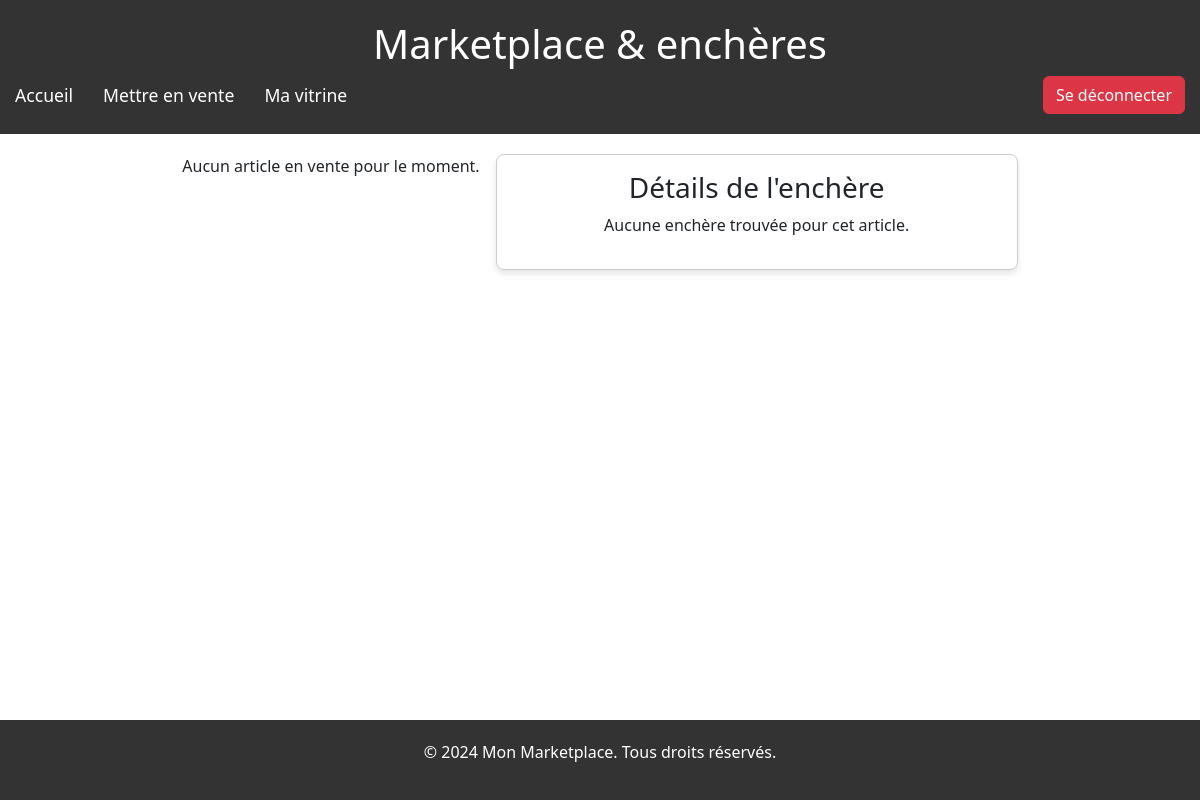
The page /enchere/16 (signed in) on the database as committed earlier.
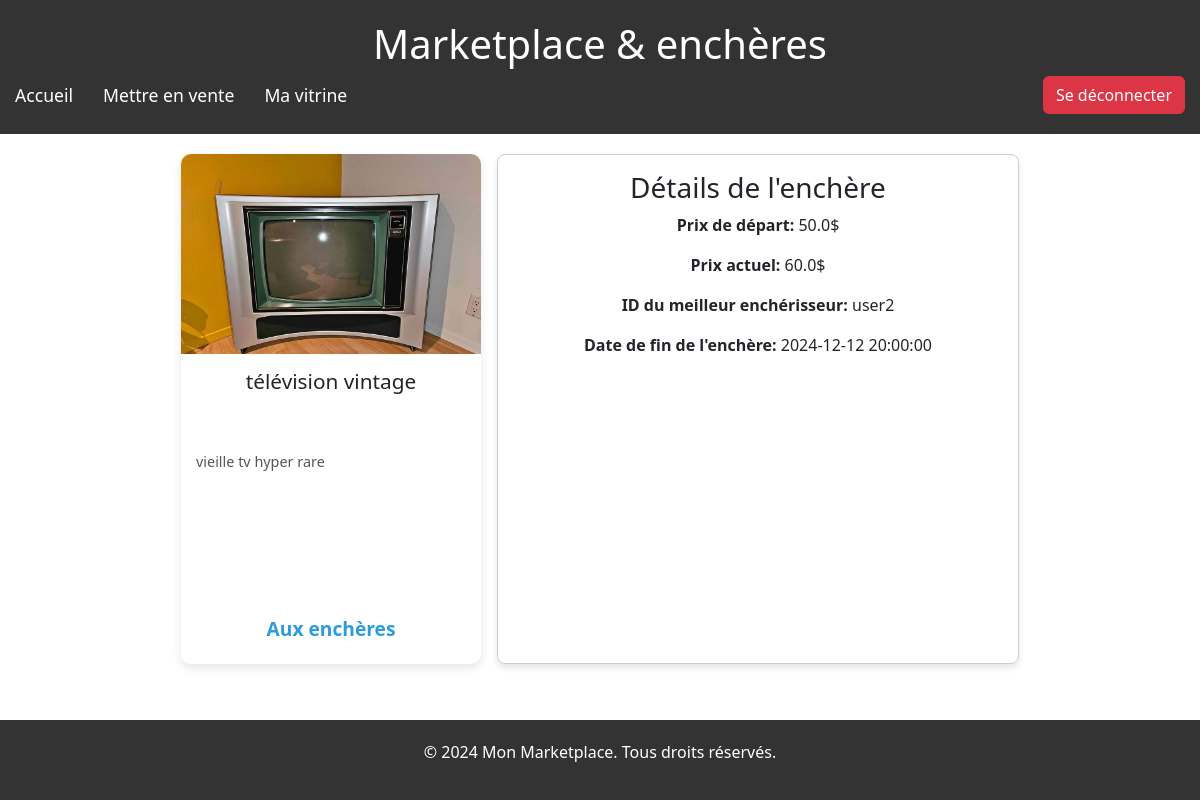
The same page on the database as committed later.
### tables this page shows
CREATE TABLE products (
    product_id INTEGER PRIMARY KEY AUTOINCREMENT,
    seller_id INTEGER NOT NULL, -- Vendeur
    title TEXT NOT NULL,
    description TEXT,
    price INTEGER, -- Null si c'est une enchère
    is_auction BOOLEAN DEFAULT 0, -- 0: Prix fixe, 1: Enchère
    image_url TEXT,
    sold BOOLEAN DEFAULT 0, -- 0: Disponible, 1: Vendu
    created_at DATETIME DEFAULT CURRENT_TIMESTAMP,
    FOREIGN KEY (seller_id) REFERENCES users (user_id) ON DELETE CASCADE
);

CREATE TABLE auctions (
    auction_id INTEGER PRIMARY KEY AUTOINCREMENT,
    product_id INTEGER NOT NULL,
    starting_price REAL NOT NULL,
    current_price REAL, -- Met à jour avec les enchères
    highest_bidder_id INTEGER, -- Acheteur potentiel (utilisateur avec la plus haute enchère)
    end_time DATETIME NOT NULL,
    FOREIGN KEY (product_id) REFERENCES "products_old" (product_id) ON DELETE CASCADE,
    FOREIGN KEY (highest_bidder_id) REFERENCES users (user_id) ON DELETE CASCADE
);

CREATE TABLE users (
    user_id INTEGER PRIMARY KEY AUTOINCREMENT,
    username TEXT NOT NULL UNIQUE,
    email TEXT NOT NULL UNIQUE,
    password TEXT NOT NULL,
    created_at DATETIME DEFAULT CURRENT_TIMESTAMP
);

### main.py (the view)
@app.route('/enchere/<int:id>')
@login_required
def enchere(id):
    conn = sqlite3.connect('database.db')
    cursor = conn.cursor()
    cursor.execute("SELECT * FROM products WHERE product_id = ?", (id,))
    items = cursor.fetchall()
    conn.close()
    auction = get_auction(id)
    print(items)
    return render_template('enchere.html', item_id=id, items=items, auction = auction)

### main.py (called while the page is built)
@login_manager.user_loader
def load_user(user_id):
    conn = sqlite3.connect('database.db')
    cursor = conn.cursor()
    cursor.execute("SELECT user_id, username, email FROM users WHERE user_id = ?", (user_id,))
    user_data = cursor.fetchone()
    conn.close()
    if user_data:
        return User(user_id=user_data[0], username=user_data[1], email=user_data[2])
    return None

def get_auction(id):
    conn = sqlite3.connect('database.db')
    cursor = conn.cursor()
    cursor.execute("SELECT * FROM auctions WHERE product_id = ?", (id,))
    auction = cursor.fetchone()
    if auction:
        highest_bidder_id = auction[4]
        cursor.execute("SELECT username FROM users WHERE user_id = ?", (highest_bidder_id,))
        highest_bidder = cursor.fetchone()
        if highest_bidder:
            auction = list(auction)  # Convertir le tuple en liste pour le modifier
            auction.append(highest_bidder[0])  # Ajouter le nom d'utilisateur
        else:
            auction = list(auction)
            auction.append(None)  # Si l'enchérisseur n'existe pas, ajouter `None`
    conn.close()
    return auction

### templates/enchere.html (shortened to what this page needs)
<!DOCTYPE html>
<html lang="fr">
  <head>
    <link
      rel="stylesheet"
      href="{{ url_for('static', filename='accueil.css') }}"
    />
    <link
      href="https://cdn.jsdelivr.net/npm/bootstrap@5.3.3/dist/css/bootstrap.min.css"
      rel="stylesheet"
    />
  </head>
  <body>
    <header>
      <div class="logo">
        <h1>Marketplace & enchères</h1>
      </div>
      <nav>
        <ul>
          <li><a href="{{ url_for('accueil') }}">Accueil</a></li>
          <li><a href="{{ url_for('vente') }}">Mettre en vente</a></li>
          <li><a href="{{ url_for('vitrine') }}">Ma vitrine</a></li>
        </ul>
        <form
          action="{{ url_for('logout') }}"
          method="post"
          style="display: inline"
          class="logout-form"
        >
          <button type="submit" class="btn btn-danger">Se déconnecter</button>
        </form>
      </nav>
    </header>
    <main>
      <div class="cards-container">
        {% if items and item_id %} {% for item in items %} {% if item[0] ==
        item_id %}
        <div class="item-card">
          <img
            src="{{ url_for('static', filename=item[6].split('/static/')[-1]) }}"
            alt="{{ item[2] }}"
            class="item-image"
          />
          <div class="item-info">
            <h3>{{ item[2] }}</h3>
            <p class="item-description">{{ item[3] }}</p>
            {% if item[5] == 1 %}
            <p class="item-price">Aux enchères</p>
            {% else %}
            <p class="item-price">{{ item[4] }}$</p>
            {% endif %}
          </div>
        </div>
        {% endif %} {% endfor %} {% else %}
        <p>Aucun article en vente pour le moment.</p>
        {% endif %}
        <div class="enchere-card">
          <div class="item-info">
            <h3>Détails de l'enchère</h3>
            {% if auction %}
              <p><strong>Prix de départ:</strong> {{ auction[2] }}$</p>
              <p><strong>Prix actuel:</strong> {{ auction[3] }}$</p>
              <p><strong>ID du meilleur enchérisseur:</strong> {{ auction[6] }}</p>
              <p><strong>Date de fin de l'enchère:</strong> {{ auction[5] }}</p>
            {% else %}
              <p>Aucune enchère trouvée pour cet article.</p>
            {% endif %}
          </div>
        </div>
        </div>
    </main>
    <footer>
      <p>&copy; 2024 Mon Marketplace. Tous droits réservés.</p>
    </footer>
  </body>
</html>

Rows that differ between the two databases and show on the page:
added products: image_url (picture), title "télévision vintage", description "vieille tv hyper rare", is_auction "Aux enchères"
added auctions: starting_price "50.0", current_price "60.0", end_time "2024-12-12 20:00:00"
now on this page (row unchanged): users: username "user2"
Other text that changed with them:
text no longer shown: "Aucun article en vente pour le moment. Aucune enchère trouvée pour cet article."
text now shown: "Prix de départ: $ Prix actuel: $ ID du meilleur enchérisseur: Date de fin de l'enchère:"
